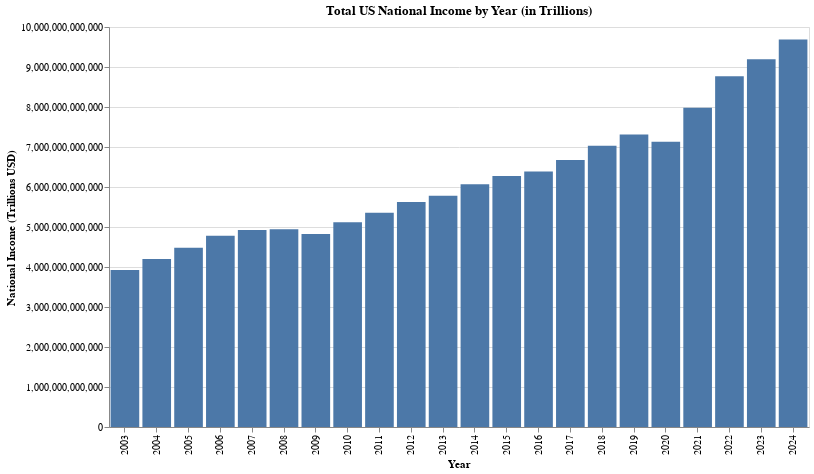

Notebook code cell kept with this figure:
### Code cell
# Convert observation_date to datetime
total_US_Wealth['observation_date'] = pd.to_datetime(total_US_Wealth['observation_date'])

# Extract year
total_US_Wealth['Year'] = total_US_Wealth['observation_date'].dt.year

# Group by year and sum NICUR, convert to trillions
total_US_Wealth_grouped = total_US_Wealth.groupby('Year')['NICUR'].sum().reset_index()
total_US_Wealth_grouped['NICUR_Trillions'] = total_US_Wealth_grouped['NICUR'] * 100000000

# Create bar chart
chart = alt.Chart(total_US_Wealth_grouped).mark_bar().encode(
    x=alt.X('Year:O', title='Year'),
    y=alt.Y('NICUR_Trillions:Q', title='National Income (Trillions USD)'),
    tooltip=['Year', 'NICUR_Trillions']
).properties(
    title='Total US National Income by Year (in Trillions)',
    width=700,
    height=400
)

chart

### Figure 1 — Vega-Lite specification as saved in the notebook (floating-point values rounded to 4 significant figures)
{"config": {"view": {"continuousWidth": 300, "continuousHeight": 300}}, "data": {"name": "data-f52479e38951abd3dc96c4c66b8586cf"}, "mark": {"type": "bar"}, "encoding": {"tooltip": [{"field": "Year", "type": "quantitative"}, {"field": "NICUR_Trillions", "type": "quantitative"}], "x": {"field": "Year", "title": "Year", "type": "ordinal"}, "y": {"field": "NICUR_Trillions", "title": "National Income (Trillions USD)", "type": "quantitative"}}, "height": 400, "title": "Total US National Income by Year (in Trillions)", "width": 700, "$schema": "https://vega.github.io/schema/vega-lite/v5.20.1.json", "datasets": {"data-f52479e38951abd3dc96c4c66b8586cf": [{"Year": 2003, "NICUR": 39280.0, "NICUR_Trillions": 3928000000000.0}, {"Year": 2004, "NICUR": 42000.0, "NICUR_Trillions": 4200000000000.0}, {"Year": 2005, "NICUR": 44800.0, "NICUR_Trillions": 4480000000000.0}, {"Year": 2006, "NICUR": 47790.0, "NICUR_Trillions": 4779000000000.0}, {"Year": 2007, "NICUR": 49220.0, "NICUR_Trillions": 4922000000000.0}, {"Year": 2008, "NICUR": 49460.0, "NICUR_Trillions": 4946000000000.0}, {"Year": 2009, "NICUR": 48260.0, "NICUR_Trillions": 4826000000000.0}, {"Year": 2010, "NICUR": 51180.0, "NICUR_Trillions": 5118000000000.0}, {"Year": 2011, "NICUR": 53550.0, "NICUR_Trillions": 5355000000000.0}, {"Year": 2012, "NICUR": 56260.0, "NICUR_Trillions": 5626000000000.0}, {"Year": 2013, "NICUR": 57840.0, "NICUR_Trillions": 5784000000000.0}, {"Year": 2014, "NICUR": 60660.0, "NICUR_Trillions": 6066000000000.0}, {"Year": 2015, "NICUR": 62740.0, "NICUR_Trillions": 6274000000000.0}, {"Year": 2016, "NICUR": 63900.0, "NICUR_Trillions": 6390000000000.0}, {"Year": 2017, "NICUR": 66750.0, "NICUR_Trillions": 6675000000000.0}, {"Year": 2018, "NICUR": 70280.0, "NICUR_Trillions": 7028000000000.0}, {"Year": 2019, "NICUR": 73150.0, "NICUR_Trillions": 7315000000000.0}, {"Year": 2020, "NICUR": 71340.0, "NICUR_Trillions": 7134000000000.0}, {"Year": 2021, "NICUR": 79840.0, "NICUR_Trillions": 7984000000000.0}, {"Year": 2022, "NICUR": 87670.0, "NICUR_Trillions": 8767000000000.0}, {"Year": 2023, "NICUR": 91950.0, "NICUR_Trillions": 9195000000000.0}, {"Year": 2024, "NICUR": 96890.0, "NICUR_Trillions": 9689000000000.0}]}}
